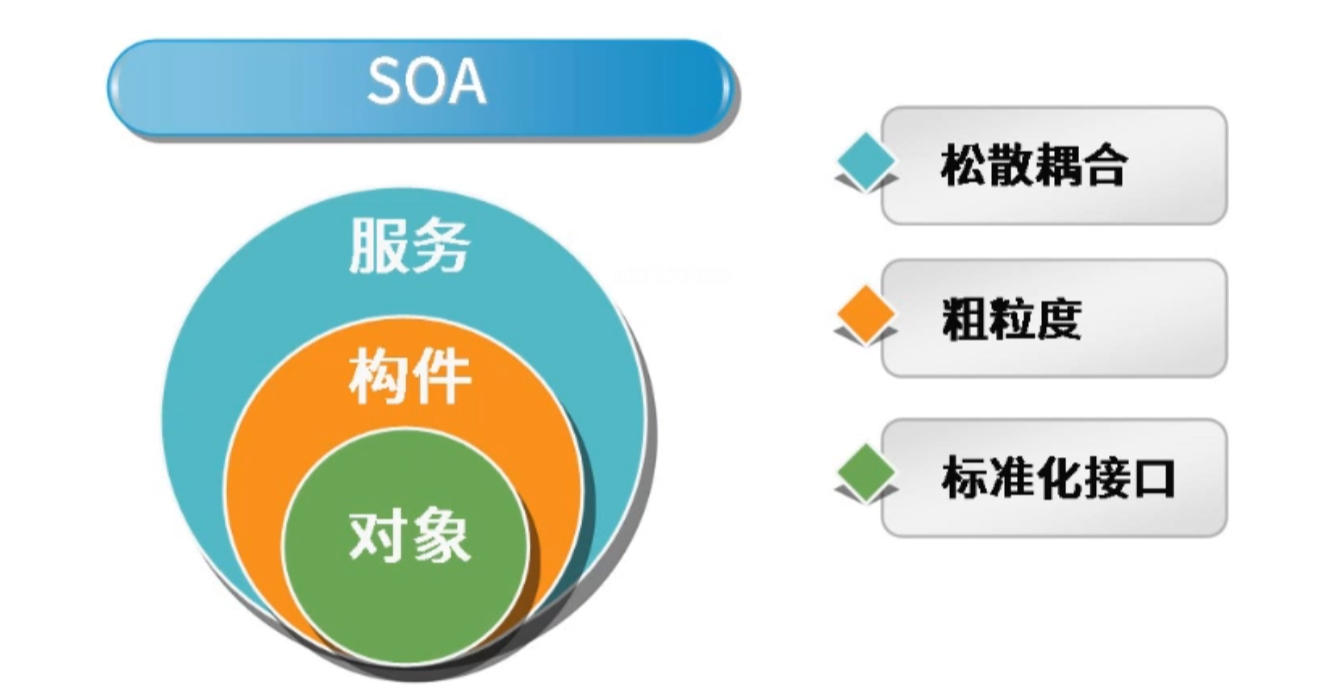
#> input picture resources/img_soa.png, 1324 x 695 px, found by its file name
$ python opencv_image.py
#> lines starting #> are read from the running program, lines starting #| are printed output that depends on the picture
import cv2

"""
    图片操作
"""

img_path = "resources/img_soa.png"
image = cv2.imread(img_path)
#> image is the input picture: shape (695, 1324, 3); mean B, G, R 218.7, 224.7, 213.5

# 以彩色模式读取图片
image_color = cv2.imread(img_path, cv2.IMREAD_COLOR)
cv2.imshow("Color Image", image_color)

# 以灰度模式读取图片
image_gray = cv2.imread(img_path, cv2.IMREAD_GRAYSCALE)
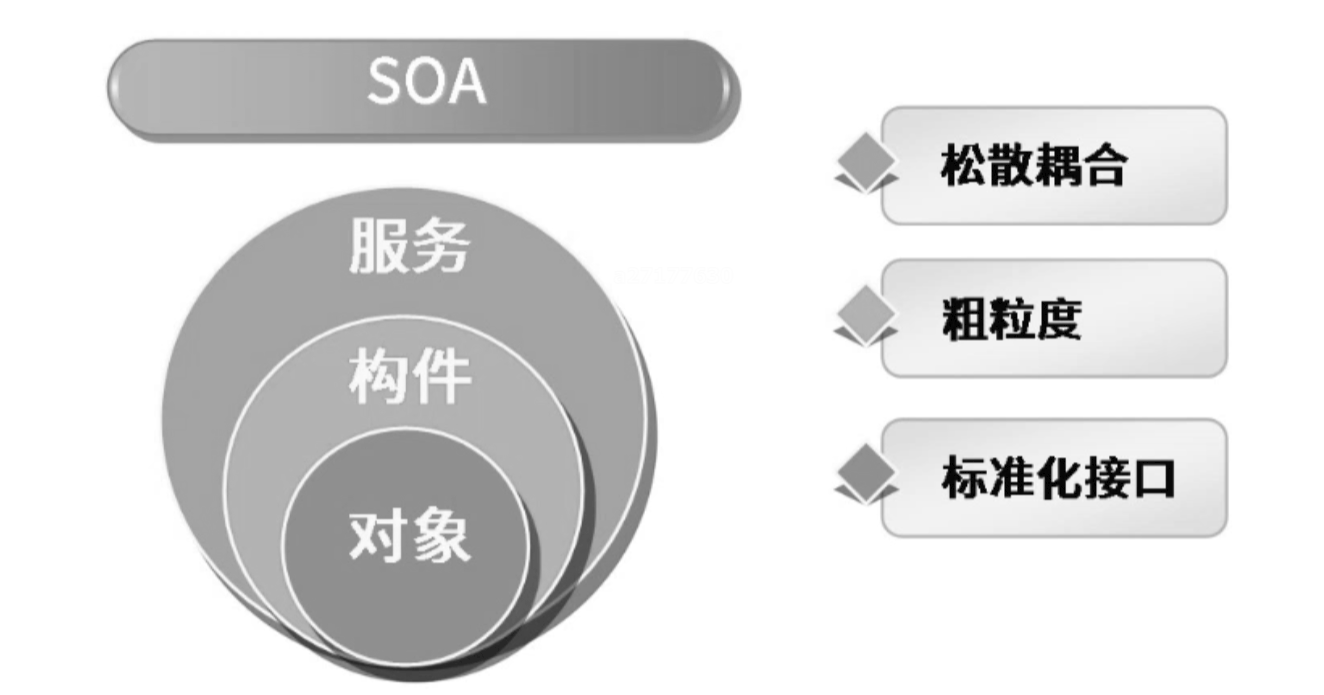
#> image_gray: shape (695, 1324); min 0, max 255, mean 222.9
cv2.imshow("Grayscale Image", image_gray)


cv2.waitKey(0)  # 等待用户按键
cv2.destroyAllWindows()  # 关闭所有窗口


#########################################################################
if image is None:
    print("Error: Could not load image.")
    exit()

# 图片信息 (高, 宽, 颜色通道)
print(image.shape)
#| (695, 1324, 3)
original_height, original_width = image.shape[:2]
#> original_height = 695; original_width = 1324

# 计算新尺寸
new_width = int(original_width / 2)
#> new_width = 662
new_height = int(original_height / 2)
#> new_height = 347

# 图片缩放
resized_image = cv2.resize(image, (new_width, new_height), interpolation=cv2.INTER_AREA)
# 图片旋转

cv2.imshow("Original Image", image)
cv2.imshow("Resized Image", resized_image)

cv2.waitKey(0)  # 等待用户按键
cv2.destroyAllWindows()  # 关闭所有窗口
